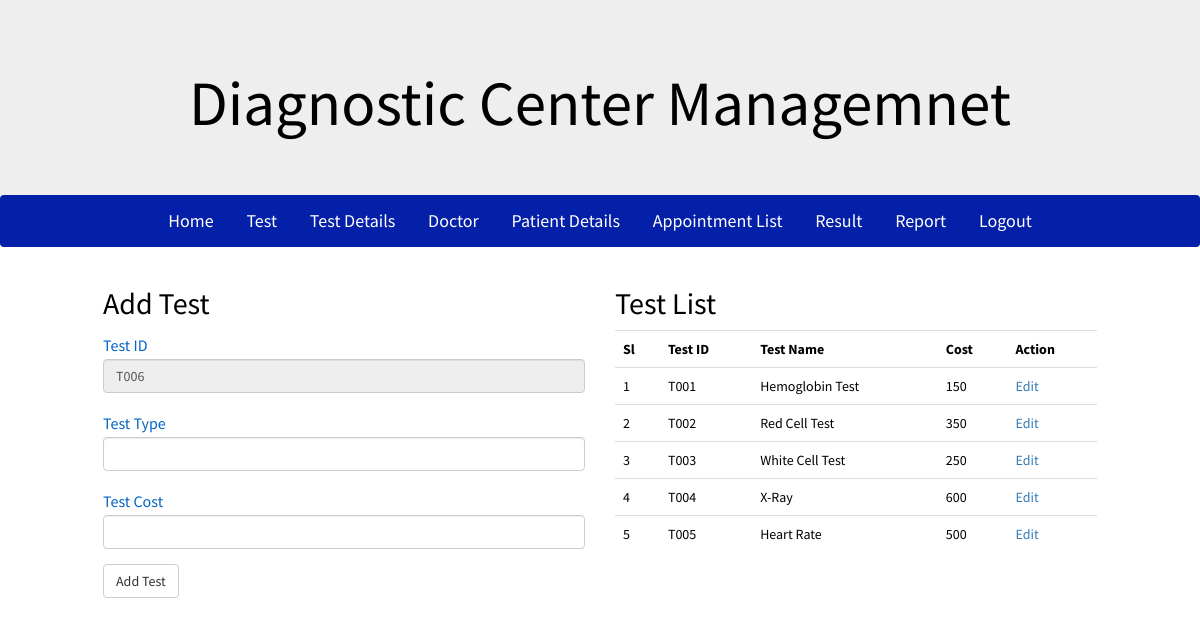
/admin/test.php (signed in), run on the app's committed database.
### tables this page shows
CREATE TABLE `test` (
  `id` int(100) NOT NULL,
  `test_id` varchar(100) NOT NULL,
  `type` varchar(100) NOT NULL,
  `cost` varchar(20) NOT NULL,
  `status` int(5) NOT NULL
);

### admin/include/check-login.php (called while the page is built, shortened)
<?php
	if(isset($_COOKIE['username']))
	{
		$username = $_COOKIE['username'];
		$pass = $_COOKIE['password'];
		$check = $conn->query("SELECT * FROM admin WHERE username = '$username'");
		foreach($check as $info)
		{
			if ($pass != $info['password'])
			{
				$login = 0;
			}
			else
			{
				$login = 1;
			}
		}
	}
?>

### admin/test.php (the view, shortened to what this page needs)
<?php
	include('../configuration.php');
    $conn = new PDO("mysql:host=$host;dbname=$db",$user,$pw);
	include('include/check-login.php');
?>
<?php
	$check_ID = $conn->query("SELECT * FROM test");
	if($check_ID->rowCount() == 0){
		$test_ID = 'T001';
	}
	else{
		$test_ID_counter = $check_ID->rowCount();
		if($test_ID_counter <= 8){
			$test_ID = 'T00'.(string)($test_ID_counter + 1);
		}
		else{
			$test_ID = 'T0'.(string)($test_ID_counter + 1);
		}
	}
?>
<?php include('include/header.php'); ?>
<?php include('include/admin-nav.php'); ?>
<?php
	if($login == 0)
	{
		header('location:index.php');
	}
	else
	{
?>
<div class="container">
	<div class="row">
		<div class="col-md-6">
			<h2>Add Test</h2>
			<form method="post">
			  <div class="form-group">
			    <label for="testID">Test ID</label>
			    <input type="text" name="test_id" value="<?php echo $test_ID; ?>" readonly class="form-control" id="testID">
			  </div>
			  <div class="form-group">
			    <label for="testType">Test Type</label>
			    <input type="text" name="test_type" class="form-control" required required id="testType">
			  </div>
			  <div class="form-group">
			    <label for="testCost">Test Cost</label>
			    <input type="number" name="test_cost" class="form-control" required id="testCost">
			  </div>
			  <button type="submit" name="add_test" class="btn btn-default">Add Test</button>
			</form>
		</div>
		<div class="col-md-6">
			<h2>Test List</h2>
			<table class="table">
				<?php
					$check = $conn->query("SELECT * FROM test");
					if($check->rowCount() != 0){
				?>
				<tr>
					<th>Sl</th>
					<th>Test ID</th>
					<th>Test Name</th>
					<th>Cost</th>
					<th>Action</th>
				</tr>
				<?php
					}
					else
						echo "<h4>Empty List</h4>";
					$sl = 1;
					foreach ($check as $test_val) {
					?>
					<tr>
						<td><?php echo $sl; ?></td>
						<td><?php echo $test_val['test_id'] ?></td>
						<td><?php echo $test_val['type'] ?></td>
						<td><?php echo $test_val['cost'] ?></td>
						<td><a href="test_edit.php?testId=<?php echo $test_val['id'];?>">Edit</a></td>
					</tr>
					<?php
						$sl++;
					}
				?>
			</table>
		</div>
	</div>
</div>
</body>
</html>
<?php
	}
?>

### css/style.css (style rules this page uses)
body { font-family: 'Source Sans Pro', sans-serif; background-size:cover; font-weight: 400; font-size: 14px; line-height: 21px; color: #000; margin-bottom: 0; overflow-y: auto; overflow-x: hidden; background:#fff; }
a:link { text-decoration: none; }
.container { max-width:1024px; position: relative; z-index: 2; }
.form_wrap form label,label { color:#0464c5; font-family: 'Source Sans Pro'; font-weight:400; font-size:16px; margin-bottom:3px !important; padding-top:5px !important; }

### data on the page
test: test "T001", type "Hemoglobin Test", cost "150"
test: test "T002", type "Red Cell Test", cost "350"
test: test "T003", type "White Cell Test", cost "250"
test: test "T004", type "X-Ray", cost "600"
test: test "T005", type "Heart Rate", cost "500"
